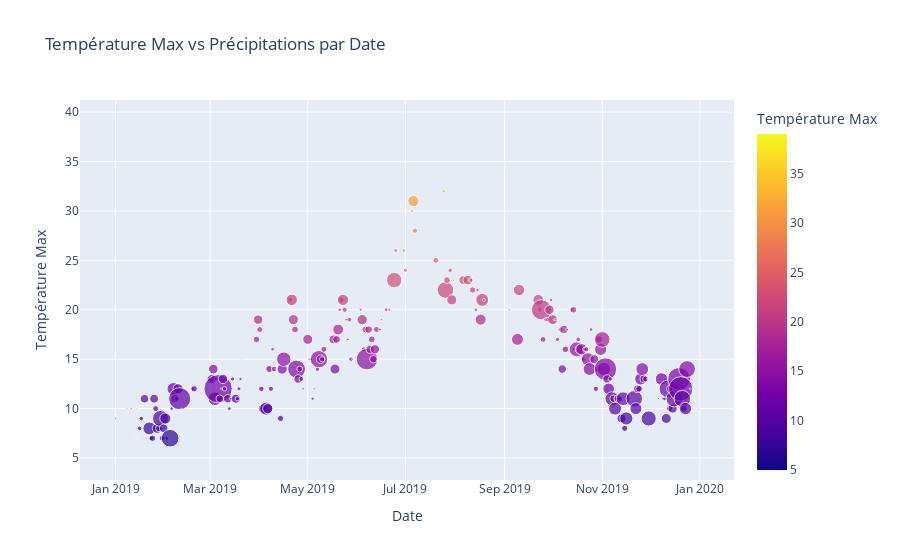

The code cell stored with this chart in its notebook:
### Markdown cell above
## Bubble chart

[Documentation](https://plotly.com/python/bubble-charts/#bubble-chart-with-plotlyexpress)

### Code cell
# A bubble chart is a scatter plot with different sizes of dots.
# You know how to do scatterplot ? So maybe you can search a "size" argument...
# Now, draw a bubble chart with Date on X-axis, Max Temperature on Y-axis, and Precipitation (rain quantity) for the size.
# Don't forget to add title and axis title.

# which period is the rainiest ?

fig = px.scatter(
    df,
    x="DATE",
    y="MAX_TEMPERATURE_C",
    size="PRECIP_TOTAL_DAY_MM",
    title="Température Max vs Précipitations par Date",
    labels={
        "DATE": "Date",
        "MAX_TEMPERATURE_C": "Température Max",
        "PRECIP_TOTAL_DAY_MM": "Précipitations en mm"
    },
    color="MAX_TEMPERATURE_C"
)
fig.show()

### Figure 1 — Plotly figure (JSON) as saved in the notebook; plotly's stock layout.template omitted (floating-point values rounded to 4 significant figures; data arrays with more than 128 entries replaced by an {"elided": "..."} marker saying what was removed)
{"data": [{"hovertemplate": "Date=%{x}<br>Température Max=%{marker.color}<br>Précipitations en mm=%{marker.size}<extra></extra>", "legendgroup": "", "marker": {"color": {"elided": "365 int values"}, "coloraxis": "coloraxis", "size": {"elided": "365 float values"}, "sizemode": "area", "sizeref": 0.119, "symbol": "circle"}, "mode": "markers", "name": "", "orientation": "v", "showlegend": false, "type": "scatter", "x": {"elided": "365 str values"}, "xaxis": "x", "y": {"elided": "365 int values"}, "yaxis": "y"}], "layout": {"coloraxis": {"colorbar": {"title": {"text": "Température Max"}}, "colorscale": [[0, "#0d0887"], [0.1111, "#46039f"], [0.2222, "#7201a8"], [0.3333, "#9c179e"], [0.4444, "#bd3786"], [0.5556, "#d8576b"], [0.6667, "#ed7953"], [0.7778, "#fb9f3a"], [0.8889, "#fdca26"], [1, "#f0f921"]]}, "legend": {"itemsizing": "constant", "tracegroupgap": 0}, "title": {"text": "Température Max vs Précipitations par Date"}, "xaxis": {"anchor": "y", "domain": [0, 1], "title": {"text": "Date"}}, "yaxis": {"anchor": "x", "domain": [0, 1], "title": {"text": "Température Max"}}}}
